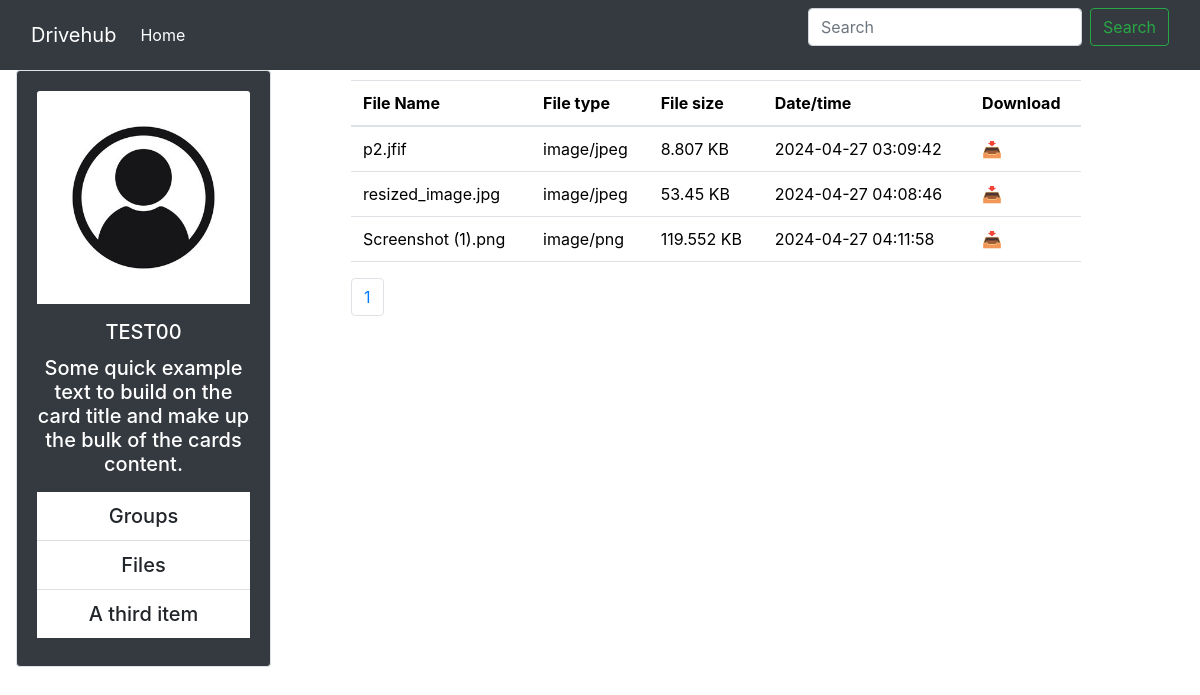
The page /user_d_t.php?uname=TEST00 on the database its author committed.
### tables this page shows
CREATE TABLE `files` (
  `FILE_ID` int(11) NOT NULL,
  `U_ID` int(11) NOT NULL,
  `FILE_NAME` varchar(30) NOT NULL,
  `FILE_TYPE` varchar(255) NOT NULL,
  `PATH` varchar(255) NOT NULL,
  `CREATED_DATE` timestamp NOT NULL DEFAULT current_timestamp(),
  `FILE_SIZE` float DEFAULT NULL
);

### p/_modal.php (called while the page is built, shortened)
<?php
include "boot.php";
?>

### user_d_t.php (the view, shortened to what this page needs)
<?php
include_once 'connection_db.php';
include 'p/_modal.php';
include "boot.php";
if($_REQUEST["uname"])
{
    $results_per_page = 5;
    $UNAME = $_REQUEST["uname"];
    $query1 = "SELECT `U_ID` FROM `user` WHERE U_NAME='" . $UNAME . "'";
    $result = mysqli_query($conn, $query1);
    $data = mysqli_fetch_assoc($result);
    $uid = $data["U_ID"];
    if (isset($_GET['page'])) {
        $page = $_GET['page'];
    } else {
        $page = 1;
    }
    $start_from = ($page - 1) * $results_per_page;
    $query2 = "SELECT * FROM Files WHERE U_ID=" . $uid . " LIMIT $start_from, $results_per_page";
    $result2 = mysqli_query($conn, $query2);
}
else
{
    echo 'bad request';
    exit();
}
    ?>
    <!DOCTYPE html>
    <html lang="en">
    <head>
        <link rel="stylesheet" href="https://stackpath.bootstrapcdn.com/bootstrap/5.1.3/css/bootstrap.min.css">
        <link href="https://maxcdn.bootstrapcdn.com/bootstrap/4.5.2/css/bootstrap.min.css" rel="stylesheet">
    </head>
    <body>
    <nav class="navbar navbar-expand-lg bg-dark navbar-dark">
        <div class="container-fluid">
            <a class="navbar-brand" href="#">Drivehub</a>
            <div class="collapse navbar-collapse" id="navbarSupportedContent">
                <ul class="navbar-nav me-auto mb-2 mb-lg-0">
                    <li class="nav-item">
                        <a class="nav-link active" aria-current="page" href="index.php">Home</a>
                    </li>
                </ul>
                <form class="d-flex" role="search">
                    <input class="form-control me-2" type="search" placeholder="Search" aria-label="Search">
                    <button class="btn btn-outline-success" type="submit">Search</button>
                </form>
            </div>
        </div>
    </nav>
    <div class="container mt-8" style="margin-left: 1px;">
        <div class="row">
            <div class="col-md-3">
                <div class="card border bg-dark text-white text-center">
                    <div class="card-body">
                        <img src="p/image1.jpg" class="card-img-top mb-3" alt="Not set">
                        <h5 class="card-title"><?php echo $UNAME?><h5>
                        <p class="card-text">Some quick example text to build on the card title and make up the bulk of the cards content.</p>
                        <ul class="list-group list-group-flush text-white">
                            <li class="list-group-item">Groups</li>
                            <li class="list-group-item">Files</li>
                            <li class="list-group-item">A third item</li>
                        </ul>
                    </div>
                </div>
            </div>
            <div class="col-md-8" style="margin-top: 10px; margin-bottom: 90px; margin-left: 50px;">
                <table class="table" style="background-color: rgba(255, 255, 255, 0);">
                    <thead>
                    <tr>
                        <th>File Name</th>
                        <th>File type</th>
                        <th>File size</th>
                        <th>Date/time</th>
                        <th>Download</th>
                    </tr>
                    </thead>
                    <tbody>
                    <?php
                    while ($fdata = mysqli_fetch_assoc($result2)) {
                        ?>
                        <tr>
                            <td><?php echo $fdata["FILE_NAME"]; ?></td>
                            <td><?php echo $fdata["FILE_TYPE"]; ?></td>
                            <td><?php echo $fdata["FILE_SIZE"]; ?> KB</td>
                            <td><?php echo $fdata["CREATED_DATE"]; ?></td>
                            <?php
                            $query="select * from files where FILE_ID=".$fdata["FILE_ID"];
                            $result=mysqli_query($conn,$query);
                            $record=mysqli_fetch_assoc($result);
                            $dbpath= $record["PATH"];
                            $fname=$_REQUEST["uname"].",".$fdata["FILE_NAME"];
                            $serverFilePath = str_replace('/', DIRECTORY_SEPARATOR, $dbpath);
                            ?>
                            <td><a download="<?php echo $fname?>"href="<?php echo $serverFilePath?>">📥</a></td>
                        </tr>
                        <?php
                    }
                    ?>
                    </tbody>
                </table>
                <ul class="pagination">
                    <?php
                    $sql = "SELECT COUNT(*) AS total FROM Files WHERE U_ID=" . $uid;
                    $result = mysqli_query($conn, $sql);
                    $row = mysqli_fetch_assoc($result);
                    $total_pages = ceil($row["total"] / $results_per_page);
                    for ($i = 1; $i <= $total_pages; $i++) {
                        echo "<li class='page-item'><a class='page-link' href='user_d.php?page=" . $i . "'>" . $i . "</a></li>";
                    }
                    ?>
                </ul>
            </div>
        </div>
    </div>
    </body>
    </html>

### boot.php (shortened to what this page needs)
<html lang="en">
  <head>
    <link href="https://cdn.jsdelivr.net/npm/bootstrap@5.3.3/dist/css/bootstrap.min.css" rel="stylesheet">
  </head>
  <body>
</body>
</html>

### rows shown on the page
files: FILE_NAME "p2.jfif", FILE_TYPE "image/jpeg", FILE_SIZE "8.807", CREATED_DATE "2024-04-27 03:09:42"
files: FILE_NAME "resized_image.jpg", FILE_TYPE "image/jpeg", FILE_SIZE "53.45", CREATED_DATE "2024-04-27 04:08:46"
files: FILE_NAME "Screenshot (1).png", FILE_TYPE "image/png", FILE_SIZE "119.552", CREATED_DATE "2024-04-27 04:11:58"

### other values the page prints
$UNAME "TEST00"
